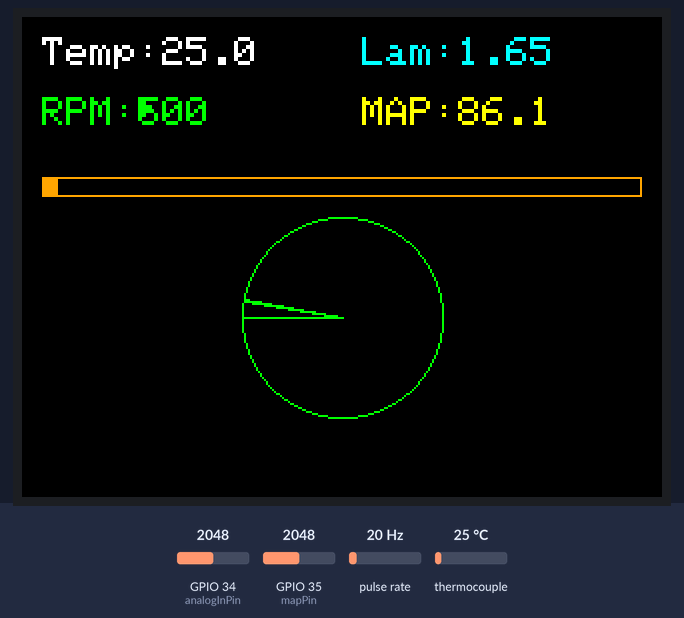
A sketch run on a simulated ESP32. On the bench: 320×240 colour display. Wiring (inferred from the names in the program): pulse sensor: data GPIO 32. Inputs (shaded band) come from the test bench; at power-on: pulse rate 20 Hz, thermocouple 25 °C, GPIO 34 (analogInPin) = 2048, GPIO 35 (mapPin) = 2048.

Above: at 1.49 s.
1.5 s: pulse rate (sensor on GPIO 32) set to 4 Hz
At 2.24 s:
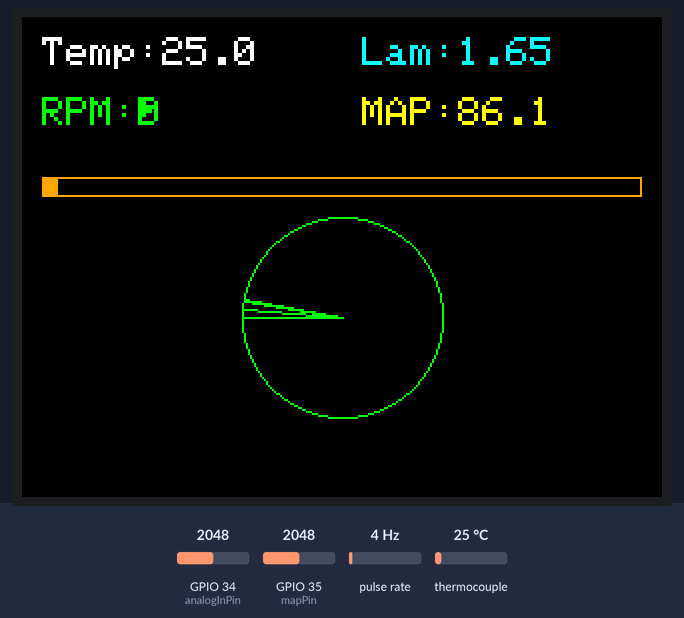
3.2 s: thermocouple set to 6 °C
At 3.75 s:
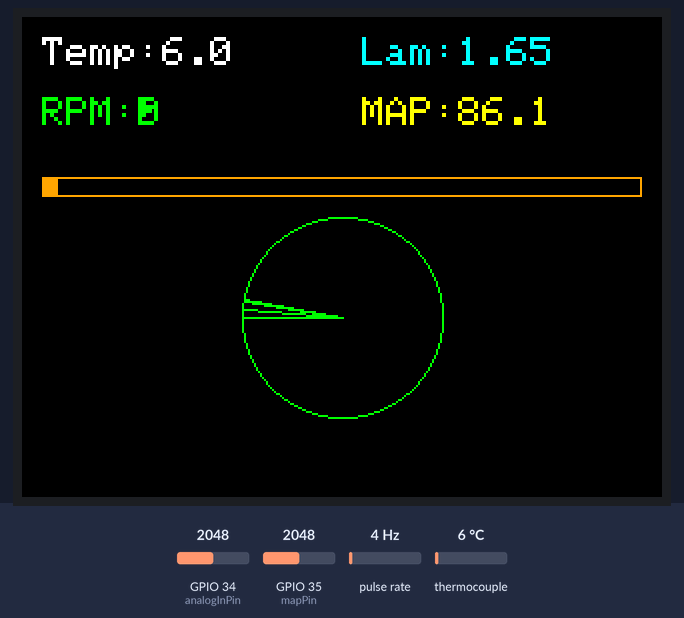
5.0 s: GPIO 34 (analogInPin) set to 2866
At 5.26 s:
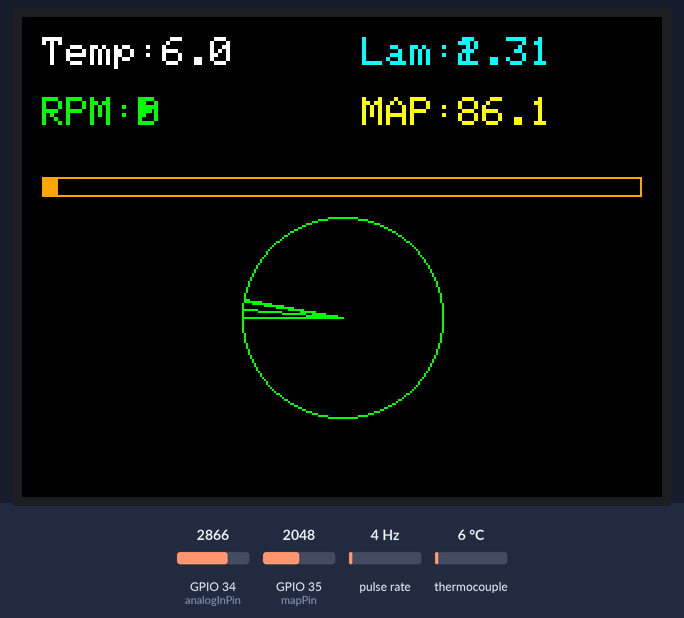
6.5 s: pulse rate (sensor on GPIO 32) set to 50 Hz
At 8.9 s:
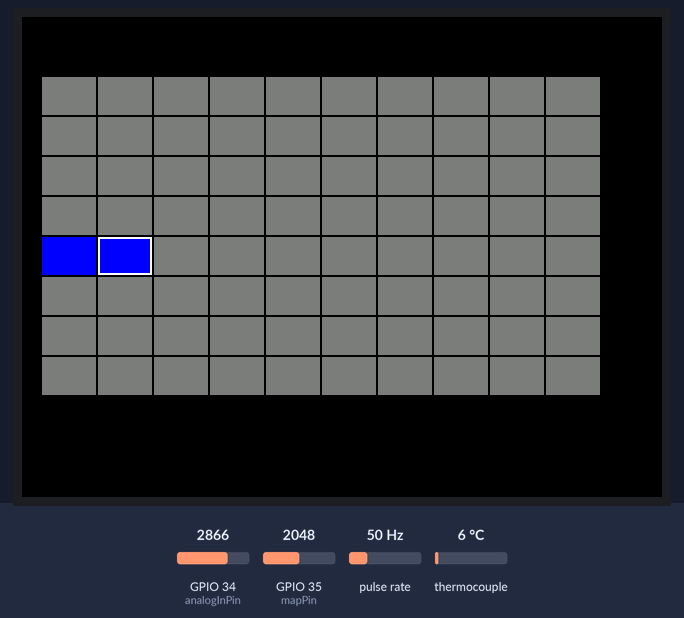
9.5 s: GPIO 34 (analogInPin) set to 1523
11.5 s: GPIO 34 (analogInPin) set to 1489
At 13.3 s:
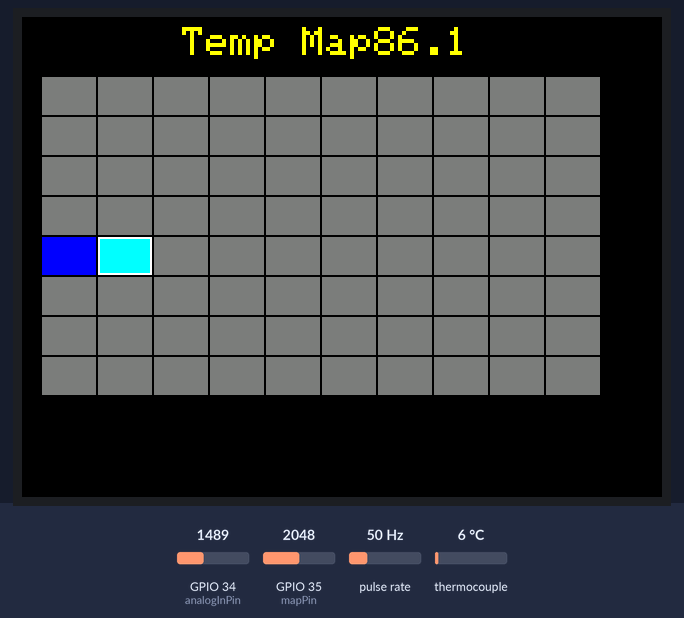

Measured:
- the behaviour switches between 1490 and 1489 on GPIO 34 (analogInPin) (found by bisection; images 4 and 5)
- after the input at 1.5 s, the display: first differs from a run without the input after 0.24 s (image 1 shows a later state)
- after the input at 11.5 s, the display: changes after 0.66 s (image 5)

The sketch:

lambda_angel_tft_map3.ino
```cpp
#include <TFT_eSPI.h>
#include <SPI.h>
#include "CommonLogic.h"

TFT_eSPI tft = TFT_eSPI();
#define BLACK 0x0000
#define WHITE 0xFFFF

#include "MAX6675.h"
MAX6675 thermoCouple(5);
uint32_t last_conv = 0;

const int analogInPin = 34, mapPin = 35, rpmPin = 32;
float currentTemp = 0, currentLambda = 0, currentMAP = 0, currentRPM = 0;
volatile unsigned long rpmPulses = 0;
unsigned long lastRPMCalc = 0;

float tempMap[RPM_BINS][LOAD_BINS], lambdaMap[RPM_BINS][LOAD_BINS];
int sampleCount[RPM_BINS][LOAD_BINS];

struct Widget {
  int source; String label; int x, y, font, rate, mode; float minV, maxV; int p[5];
};

Widget layouts[][6] = {
  { // Layout 1: Dash
    {1, "Temp:", 10, 10, 2, 500, MODE_DEC, 0, 1000, {0xFFFF}},
    {2, "Lam:", 170, 10, 2, 100, MODE_DEC, 0, 3.3, {0x07FF}},
    {3, "RPM:", 10, 40, 2, 100, MODE_DEC, 0, 10000, {0x07E0}},
    {4, "MAP:", 170, 40, 2, 100, MODE_DEC, 0, 250, {0xFFE0}},
    {1, "", 10, 80, 1, 500, MODE_BAR, 0, 1000, {0xFD20, 300, 10}},
    {3, "", 120, 110, 1, 100, MODE_GAUGE, 0, 10000, {0x07E0, 80, 80, 50}}
  },
  { // Layout 2: Maps
    {1, "", 10, 30, 1, 1000, MODE_HEATMAP_TEMP, 0, 850, {0xFFFF, 280, 160}},
    {0, "Temp Map", 80, 5, 2, 10000, MODE_DEC, 0, 0, {0xFFE0}},
    {2, "", 10, 30, 1, 1000, MODE_HEATMAP_LAMBDA, 0.5, 1.5, {0xFFFF, 280, 160}},
    {0, "", 0, 0, 0, 0, 0, 0, 0, {0}}, {0, "", 0, 0, 0, 0, 0, 0, 0, {0}}, {0, "", 0, 0, 0, 0, 0, 0, 0, {0}}
  },
  { // Layout 3: Combined
    {1, "", 10, 30, 1, 1000, MODE_HEATMAP_COMBINED, 0, 850, {0xFFFF, 280, 160}},
    {0, "Combined Map", 80, 5, 2, 10000, MODE_DEC, 0, 0, {0x07FF}},
    {1, "T:", 10, 215, 1, 500, MODE_DEC, 0, 1000, {0xFD20}},
    {2, "L:", 90, 215, 1, 100, MODE_DEC, 0, 2, {0x07FF}},
    {3, "RPM:", 170, 215, 1, 100, MODE_DEC, 0, 10000, {0x07E0}},
    {4, "MAP:", 250, 215, 1, 100, MODE_DEC, 0, 250, {0xFFE0}}
  }
};

void IRAM_ATTR rpmISR() { rpmPulses++; }

void readSensors() {
  if (millis() - last_conv >= 220) {
    thermoCouple.read(); currentTemp = thermoCouple.getTemperature(); last_conv = millis();
  }
  currentLambda = analogRead(analogInPin) * (3.3f / 4096.0f);
  currentMAP = voltageToKpa(analogRead(mapPin) * (3.3f / 4096.0f));
  if (millis() - lastRPMCalc >= 100) {
    unsigned long now = millis();
    noInterrupts(); unsigned long p = rpmPulses; rpmPulses = 0; interrupts();
    currentRPM = (p / 2.0f) * (60.0f / ((now - lastRPMCalc) / 1000.0f));
    lastRPMCalc = now;
  }
}

void updateHeatMaps() {
  if (currentRPM > 500 && currentTemp > 0 && currentLambda > 0) {
    int r = getRPMBin(currentRPM), l = getLoadBin(currentMAP);
    int prev = sampleCount[r][l];
    updateMapSample(tempMap[r][l], currentTemp, sampleCount[r][l]);
    int d = prev;
    updateMapSample(lambdaMap[r][l], currentLambda, d);
  }
}

void drawWidget(Widget& w, int idx) {
  float val = (w.source == 1) ? currentTemp : (w.source == 2) ? currentLambda : (w.source == 3) ? currentRPM : currentMAP;
  if (w.mode == MODE_DEC) {
    tft.fillRect(w.x + 55, w.y, 65, 20, BLACK);
    tft.setCursor(w.x, w.y); tft.setTextColor(w.p[0]); tft.setTextSize(w.font);
    tft.print(w.label); tft.print(val, (w.source == 3) ? 0 : (w.source == 2) ? 2 : 1);
  } else if (w.mode == MODE_BAR) {
    tft.drawRect(w.x, w.y, w.p[1], w.p[2], w.p[0]);
    tft.fillRect(w.x+1, w.y+1, (int)fmap(val, w.minV, w.maxV, 0, w.p[1]-2), w.p[2]-2, w.p[0]);
  } else if (w.mode == MODE_GAUGE) {
    int cx = w.x + w.p[1]/2, cy = w.y + w.p[2]/2, r = w.p[3];
    float a = (fmap(val, w.minV, w.maxV, -90, 90) - 90) * PI / 180.0f;
    tft.drawCircle(cx, cy, r, w.p[0]);
    tft.drawLine(cx, cy, cx + (int)(r * cos(a)), cy + (int)(r * sin(a)), w.p[0]);
  } else if (w.mode >= MODE_HEATMAP_TEMP && w.mode <= MODE_HEATMAP_COMBINED) {
    int cw = w.p[1]/RPM_BINS, ch = w.p[2]/LOAD_BINS;
    for(int r=0; r<RPM_BINS; r++) for(int l=0; l<LOAD_BINS; l++) {
      int x = w.x + r*cw, y = w.y + (LOAD_BINS-1-l)*ch;
      if (sampleCount[r][l] == 0) { tft.fillRect(x, y, cw-1, ch-1, 0x7BEF); continue; }
      uint16_t bg = (w.mode == MODE_HEATMAP_LAMBDA) ? getLambdaColor(lambdaMap[r][l]) : getTempColor(tempMap[r][l], w.minV, w.maxV);
      tft.fillRect(x, y, cw-1, ch-1, bg);
      if (w.mode == MODE_HEATMAP_COMBINED) {
        LambdaZone z = getLambdaZone(lambdaMap[r][l]);
        int mx = x + cw/2 - 2, my = y + ch/2 - 2;
        if (z == LAMBDA_LEAN) tft.drawRect(mx, my, 4, 4, WHITE);
        else if (z == LAMBDA_RICH) tft.fillCircle(mx+2, my+2, 2, WHITE);
        else tft.fillRect(mx, my, 2, 4, WHITE);
      }
      if (r == getRPMBin(currentRPM) && l == getLoadBin(currentMAP) && currentRPM > 500)
          tft.drawRect(x, y, cw-1, ch-1, WHITE);
    }
  }
}

void setup() {
  Serial.begin(115200); tft.init(); tft.setRotation(1); tft.fillScreen(BLACK);
  SPI.begin(); thermoCouple.begin();
  pinMode(rpmPin, INPUT_PULLUP); attachInterrupt(digitalPinToInterrupt(rpmPin), rpmISR, FALLING);
}

void loop() {
  readSensors(); updateHeatMaps();
  static unsigned long lastLC = 0; static int curL = 0;
  if (millis() - lastLC >= 8000) { lastLC = millis(); curL = (curL + 1) % 3; tft.fillScreen(BLACK); }
  static unsigned long lastUpd[3][6];
  for (int i = 0; i < 6; i++) {
    Widget& w = layouts[curL][i];
    if (w.label != "" || w.mode != 0) {
      if (millis() - lastUpd[curL][i] >= w.rate) {
        lastUpd[curL][i] = millis(); drawWidget(w, i);
      }
    }
  }
}
```

CommonLogic.h
```cpp
#ifndef COMMON_LOGIC_H
#define COMMON_LOGIC_H

#ifdef Arduino_h
// Already included or in mock environment
#else
#include <cstdint>
#include <cmath>
#include <algorithm>
#endif

// Constants for Mapping
#define RPM_BINS 10
#define LOAD_BINS 8

// Widget mode definitions
#define MODE_HEX 0
#define MODE_DEC 1
#define MODE_BAR 2
#define MODE_BAR_FADE 0x21
#define MODE_GRAPH_0 0x30
#define MODE_GRAPH_1 0x31
#define MODE_GAUGE 4
#define MODE_HEATMAP_TEMP 5
#define MODE_HEATMAP_LAMBDA 6
#define MODE_HEATMAP_COMBINED 7

enum LambdaZone { LAMBDA_LEAN, LAMBDA_STOICH, LAMBDA_RICH };

// Mapping helper functions
inline float fmap(float x, float in_min, float in_max, float out_min, float out_max) {
  if (std::abs(in_max - in_min) < 1e-6) return out_min;
  return (x - in_min) * (out_max - out_min) / (in_max - in_min) + out_min;
}

const float rpmBinEdges[RPM_BINS + 1] = {0, 1000, 2000, 3000, 4000, 5000, 6000, 7000, 8000, 9000, 10000};
const float loadBinEdges[LOAD_BINS + 1] = {20, 40, 60, 80, 100, 120, 160, 200, 250};

inline int getRPMBin(float rpm) {
  if (rpm < 0) return 0;
  for (int i = 0; i < RPM_BINS; i++) {
    if (rpm >= rpmBinEdges[i] && rpm < rpmBinEdges[i + 1]) return i;
  }
  return RPM_BINS - 1;
}

inline int getLoadBin(float load) {
  if (load < loadBinEdges[0]) return 0;
  for (int i = 0; i < LOAD_BINS; i++) {
    if (load >= loadBinEdges[i] && load < loadBinEdges[i + 1]) return i;
  }
  return LOAD_BINS - 1;
}

// Filter logic
inline float lowPass(float current, float newValue, float alpha = 0.1f) {
    return current * (1.0f - alpha) + newValue * alpha;
}

// Unified Map Update Logic
inline void updateMapSample(float& mapValue, float newValue, int& count, float alpha = 0.1f) {
  if (count == 0) {
    mapValue = newValue;
    count = 1;
  } else {
    mapValue = lowPass(mapValue, newValue, alpha);
    count++;
  }
}

inline LambdaZone getLambdaZone(float lambda) {
    if (lambda > 1.05f) return LAMBDA_LEAN;
    if (lambda < 0.95f) return LAMBDA_RICH;
    return LAMBDA_STOICH;
}

// Color conversion (RGB565)
inline uint16_t color565(uint8_t r, uint8_t g, uint8_t b) {
  return ((r & 0xF8) << 8) | ((g & 0xFC) << 3) | (b >> 3);
}

inline uint16_t getTempColor(float temp, float minTemp, float maxTemp) {
  float range = maxTemp - minTemp;
  if (range < 1e-6) return 0xFFFF;
  float normalized = (std::max(std::min(temp, maxTemp), minTemp) - minTemp) / range;

  if (normalized < 0.25f) return color565(0, (uint8_t)(normalized * 1020), 255);
  if (normalized < 0.50f) return color565(0, 255, (uint8_t)(255 - (normalized - 0.25f) * 1020));
  if (normalized < 0.75f) return color565((uint8_t)((normalized - 0.50f) * 1020), 255, 0);
  return color565(255, (uint8_t)(255 - (normalized - 0.75f) * 1020), 0);
}

inline uint16_t getLambdaColor(float lambda) {
  if (lambda < 0.8f) return color565(255, 0, 0);   // Very Rich
  if (lambda > 1.2f) return color565(0, 0, 255);   // Very Lean
  if (lambda < 1.0f) return color565(255, (uint8_t)((lambda - 0.8f) * 1275), 0);
  return color565((uint8_t)(255 - (lambda - 1.0f) * 1275), 255, (uint8_t)((lambda - 1.0f) * 1275));
}

#define MAP_MIN_VOLTAGE 0.5f
#define MAP_MAX_VOLTAGE 4.5f
#define MAP_MIN_KPA 20.0f
#define MAP_MAX_KPA 250.0f

inline float voltageToKpa(float voltage) {
    float kpa = fmap(voltage, MAP_MIN_VOLTAGE, MAP_MAX_VOLTAGE, MAP_MIN_KPA, MAP_MAX_KPA);
    return std::max(std::min(kpa, MAP_MAX_KPA), MAP_MIN_KPA);
}

#endif
```
